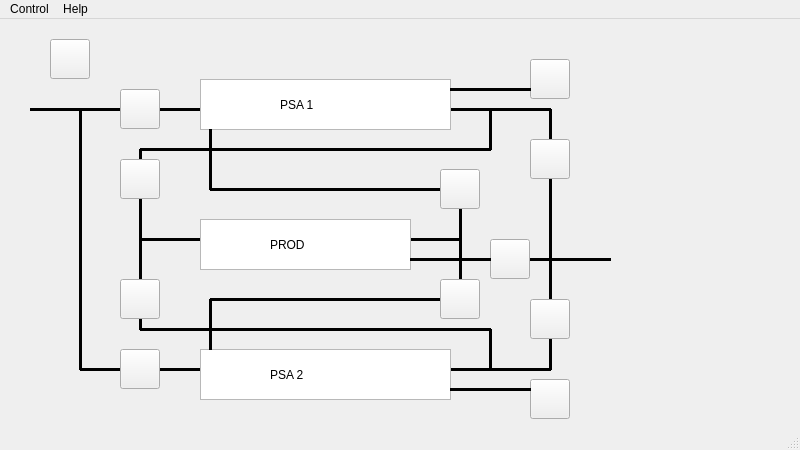
<?xml version="1.0" encoding="UTF-8"?>
<ui version="4.0">
 <class>MainWindow</class>
 <widget class="QMainWindow" name="MainWindow">
  <property name="geometry">
   <rect>
    <x>0</x>
    <y>0</y>
    <width>800</width>
    <height>450</height>
   </rect>
  </property>
  <property name="windowTitle">
   <string>MainWindow</string>
  </property>
  <property name="toolTip">
   <string>PSA1_PRO</string>
  </property>
  <widget class="QWidget" name="centralwidget">
   <widget class="QPushButton" name="BTN_PSA1_IN">
    <property name="geometry">
     <rect>
      <x>120</x>
      <y>70</y>
      <width>40</width>
      <height>40</height>
     </rect>
    </property>
    <property name="toolTip">
     <string>PSA1_IN</string>
    </property>
    <property name="text">
     <string/>
    </property>
    <property name="icon">
     <iconset>
      <normaloff>resource/valveoff.png</normaloff>
      <normalon>:/logo_valve/resource/valveon.png</normalon>resource/valveoff.png</iconset>
    </property>
    <property name="iconSize">
     <size>
      <width>32</width>
      <height>32</height>
     </size>
    </property>
    <property name="checkable">
     <bool>true</bool>
    </property>
   </widget>
   <widget class="QPushButton" name="BTN_PSA1_PRO">
    <property name="geometry">
     <rect>
      <x>120</x>
      <y>140</y>
      <width>40</width>
      <height>40</height>
     </rect>
    </property>
    <property name="toolTip">
     <string>PSA1_PRO</string>
    </property>
    <property name="icon">
     <iconset>
      <normaloff>resource/valveoff.png</normaloff>
      <normalon>:/logo_valve/resource/valveon.png</normalon>resource/valveoff.png</iconset>
    </property>
    <property name="iconSize">
     <size>
      <width>32</width>
      <height>32</height>
     </size>
    </property>
    <property name="checkable">
     <bool>true</bool>
    </property>
   </widget>
   <widget class="QPushButton" name="BTN_PSA1_BAL">
    <property name="geometry">
     <rect>
      <x>530</x>
      <y>120</y>
      <width>40</width>
      <height>40</height>
     </rect>
    </property>
    <property name="toolTip">
     <string>PSA1_BAL</string>
    </property>
    <property name="icon">
     <iconset>
      <normaloff>resource/valveoff.png</normaloff>
      <normalon>:/logo_valve/resource/valveon.png</normalon>resource/valveoff.png</iconset>
    </property>
    <property name="iconSize">
     <size>
      <width>32</width>
      <height>32</height>
     </size>
    </property>
    <property name="checkable">
     <bool>true</bool>
    </property>
   </widget>
   <widget class="QPushButton" name="BTN_PSA1_CLR">
    <property name="geometry">
     <rect>
      <x>530</x>
      <y>40</y>
      <width>40</width>
      <height>40</height>
     </rect>
    </property>
    <property name="toolTip">
     <string>PSA1_CLR</string>
    </property>
    <property name="icon">
     <iconset>
      <normaloff>resource/valveoff.png</normaloff>
      <normalon>:/logo_valve/resource/valveon.png</normalon>resource/valveoff.png</iconset>
    </property>
    <property name="iconSize">
     <size>
      <width>32</width>
      <height>32</height>
     </size>
    </property>
    <property name="checkable">
     <bool>true</bool>
    </property>
   </widget>
   <widget class="Line" name="line">
    <property name="geometry">
     <rect>
      <x>30</x>
      <y>80</y>
      <width>521</width>
      <height>20</height>
     </rect>
    </property>
    <property name="font">
     <font>
      <weight>50</weight>
      <bold>false</bold>
     </font>
    </property>
    <property name="autoFillBackground">
     <bool>false</bool>
    </property>
    <property name="frameShadow">
     <enum>QFrame::Plain</enum>
    </property>
    <property name="lineWidth">
     <number>3</number>
    </property>
    <property name="midLineWidth">
     <number>3</number>
    </property>
    <property name="orientation">
     <enum>Qt::Horizontal</enum>
    </property>
   </widget>
   <widget class="Line" name="line_2">
    <property name="geometry">
     <rect>
      <x>80</x>
      <y>340</y>
      <width>471</width>
      <height>20</height>
     </rect>
    </property>
    <property name="frameShadow">
     <enum>QFrame::Plain</enum>
    </property>
    <property name="lineWidth">
     <number>3</number>
    </property>
    <property name="orientation">
     <enum>Qt::Horizontal</enum>
    </property>
   </widget>
   <widget class="Line" name="line_3">
    <property name="geometry">
     <rect>
      <x>70</x>
      <y>90</y>
      <width>20</width>
      <height>261</height>
     </rect>
    </property>
    <property name="frameShadow">
     <enum>QFrame::Plain</enum>
    </property>
    <property name="lineWidth">
     <number>3</number>
    </property>
    <property name="orientation">
     <enum>Qt::Vertical</enum>
    </property>
   </widget>
   <widget class="Line" name="line_4">
    <property name="geometry">
     <rect>
      <x>540</x>
      <y>90</y>
      <width>20</width>
      <height>261</height>
     </rect>
    </property>
    <property name="frameShadow">
     <enum>QFrame::Plain</enum>
    </property>
    <property name="lineWidth">
     <number>3</number>
    </property>
    <property name="orientation">
     <enum>Qt::Vertical</enum>
    </property>
   </widget>
   <widget class="QPushButton" name="BTN_PSA2_IN">
    <property name="geometry">
     <rect>
      <x>120</x>
      <y>330</y>
      <width>40</width>
      <height>40</height>
     </rect>
    </property>
    <property name="toolTip">
     <string>PSA1_IN</string>
    </property>
    <property name="text">
     <string/>
    </property>
    <property name="icon">
     <iconset>
      <normaloff>resource/valveoff.png</normaloff>
      <normalon>:/logo_valve/resource/valveon.png</normalon>resource/valveoff.png</iconset>
    </property>
    <property name="iconSize">
     <size>
      <width>32</width>
      <height>32</height>
     </size>
    </property>
    <property name="checkable">
     <bool>true</bool>
    </property>
   </widget>
   <widget class="QPushButton" name="BTN_PSA2_BAL">
    <property name="geometry">
     <rect>
      <x>530</x>
      <y>280</y>
      <width>40</width>
      <height>40</height>
     </rect>
    </property>
    <property name="toolTip">
     <string>PSA1_BAL</string>
    </property>
    <property name="icon">
     <iconset>
      <normaloff>resource/valveoff.png</normaloff>
      <normalon>:/logo_valve/resource/valveon.png</normalon>resource/valveoff.png</iconset>
    </property>
    <property name="iconSize">
     <size>
      <width>32</width>
      <height>32</height>
     </size>
    </property>
    <property name="checkable">
     <bool>true</bool>
    </property>
   </widget>
   <widget class="QPushButton" name="BTN_PSA2_CLR">
    <property name="geometry">
     <rect>
      <x>530</x>
      <y>360</y>
      <width>40</width>
      <height>40</height>
     </rect>
    </property>
    <property name="toolTip">
     <string>PSA2_CLR</string>
    </property>
    <property name="icon">
     <iconset>
      <normaloff>resource/valveoff.png</normaloff>
      <normalon>:/logo_valve/resource/valveon.png</normalon>resource/valveoff.png</iconset>
    </property>
    <property name="iconSize">
     <size>
      <width>32</width>
      <height>32</height>
     </size>
    </property>
    <property name="checkable">
     <bool>true</bool>
    </property>
   </widget>
   <widget class="QPushButton" name="BTN_PSA2_PRO">
    <property name="geometry">
     <rect>
      <x>120</x>
      <y>260</y>
      <width>40</width>
      <height>40</height>
     </rect>
    </property>
    <property name="toolTip">
     <string>PSA1_PRO</string>
    </property>
    <property name="icon">
     <iconset>
      <normaloff>resource/valveoff.png</normaloff>
      <normalon>:/logo_valve/resource/valveon.png</normalon>resource/valveoff.png</iconset>
    </property>
    <property name="iconSize">
     <size>
      <width>32</width>
      <height>32</height>
     </size>
    </property>
    <property name="checkable">
     <bool>true</bool>
    </property>
   </widget>
   <widget class="Line" name="line_5">
    <property name="geometry">
     <rect>
      <x>480</x>
      <y>90</y>
      <width>20</width>
      <height>41</height>
     </rect>
    </property>
    <property name="frameShadow">
     <enum>QFrame::Plain</enum>
    </property>
    <property name="lineWidth">
     <number>3</number>
    </property>
    <property name="orientation">
     <enum>Qt::Vertical</enum>
    </property>
   </widget>
   <widget class="Line" name="line_6">
    <property name="geometry">
     <rect>
      <x>140</x>
      <y>120</y>
      <width>351</width>
      <height>20</height>
     </rect>
    </property>
    <property name="frameShadow">
     <enum>QFrame::Plain</enum>
    </property>
    <property name="lineWidth">
     <number>3</number>
    </property>
    <property name="orientation">
     <enum>Qt::Horizontal</enum>
    </property>
   </widget>
   <widget class="QGraphicsView" name="graphicsView">
    <property name="geometry">
     <rect>
      <x>200</x>
      <y>60</y>
      <width>251</width>
      <height>51</height>
     </rect>
    </property>
   </widget>
   <widget class="Line" name="line_7">
    <property name="geometry">
     <rect>
      <x>140</x>
      <y>300</y>
      <width>351</width>
      <height>20</height>
     </rect>
    </property>
    <property name="frameShadow">
     <enum>QFrame::Plain</enum>
    </property>
    <property name="lineWidth">
     <number>3</number>
    </property>
    <property name="orientation">
     <enum>Qt::Horizontal</enum>
    </property>
   </widget>
   <widget class="Line" name="line_8">
    <property name="geometry">
     <rect>
      <x>480</x>
      <y>310</y>
      <width>20</width>
      <height>41</height>
     </rect>
    </property>
    <property name="frameShadow">
     <enum>QFrame::Plain</enum>
    </property>
    <property name="lineWidth">
     <number>3</number>
    </property>
    <property name="orientation">
     <enum>Qt::Vertical</enum>
    </property>
   </widget>
   <widget class="QGraphicsView" name="graphicsView_2">
    <property name="geometry">
     <rect>
      <x>200</x>
      <y>330</y>
      <width>251</width>
      <height>51</height>
     </rect>
    </property>
   </widget>
   <widget class="Line" name="line_9">
    <property name="geometry">
     <rect>
      <x>130</x>
      <y>130</y>
      <width>20</width>
      <height>181</height>
     </rect>
    </property>
    <property name="frameShadow">
     <enum>QFrame::Plain</enum>
    </property>
    <property name="lineWidth">
     <number>3</number>
    </property>
    <property name="orientation">
     <enum>Qt::Vertical</enum>
    </property>
   </widget>
   <widget class="Line" name="line_10">
    <property name="geometry">
     <rect>
      <x>140</x>
      <y>210</y>
      <width>321</width>
      <height>20</height>
     </rect>
    </property>
    <property name="frameShadow">
     <enum>QFrame::Plain</enum>
    </property>
    <property name="lineWidth">
     <number>3</number>
    </property>
    <property name="orientation">
     <enum>Qt::Horizontal</enum>
    </property>
   </widget>
   <widget class="QGraphicsView" name="graphicsView_3">
    <property name="geometry">
     <rect>
      <x>200</x>
      <y>200</y>
      <width>211</width>
      <height>51</height>
     </rect>
    </property>
   </widget>
   <widget class="QPushButton" name="BTN_PROD_OUT">
    <property name="geometry">
     <rect>
      <x>490</x>
      <y>220</y>
      <width>40</width>
      <height>40</height>
     </rect>
    </property>
    <property name="toolTip">
     <string>PROD_OUT</string>
    </property>
    <property name="icon">
     <iconset>
      <normaloff>resource/valveoff.png</normaloff>
      <normalon>:/logo_valve/resource/valveon.png</normalon>resource/valveoff.png</iconset>
    </property>
    <property name="iconSize">
     <size>
      <width>32</width>
      <height>32</height>
     </size>
    </property>
    <property name="checkable">
     <bool>true</bool>
    </property>
   </widget>
   <widget class="QPushButton" name="BTN_PROD_PSA1">
    <property name="geometry">
     <rect>
      <x>440</x>
      <y>150</y>
      <width>40</width>
      <height>40</height>
     </rect>
    </property>
    <property name="toolTip">
     <string>PROD_PSA1</string>
    </property>
    <property name="icon">
     <iconset>
      <normaloff>resource/valveoff.png</normaloff>
      <normalon>:/logo_valve/resource/valveon.png</normalon>resource/valveoff.png</iconset>
    </property>
    <property name="iconSize">
     <size>
      <width>32</width>
      <height>32</height>
     </size>
    </property>
    <property name="checkable">
     <bool>true</bool>
    </property>
   </widget>
   <widget class="QPushButton" name="BTN_PROD_PSA2">
    <property name="geometry">
     <rect>
      <x>440</x>
      <y>260</y>
      <width>40</width>
      <height>40</height>
     </rect>
    </property>
    <property name="toolTip">
     <string>PROD_PSA2</string>
    </property>
    <property name="icon">
     <iconset>
      <normaloff>resource/valveoff.png</normaloff>
      <normalon>:/logo_valve/resource/valveon.png</normalon>resource/valveoff.png</iconset>
    </property>
    <property name="iconSize">
     <size>
      <width>32</width>
      <height>32</height>
     </size>
    </property>
    <property name="checkable">
     <bool>true</bool>
    </property>
   </widget>
   <widget class="Line" name="line_11">
    <property name="geometry">
     <rect>
      <x>450</x>
      <y>170</y>
      <width>20</width>
      <height>91</height>
     </rect>
    </property>
    <property name="frameShadow">
     <enum>QFrame::Plain</enum>
    </property>
    <property name="lineWidth">
     <number>3</number>
    </property>
    <property name="orientation">
     <enum>Qt::Vertical</enum>
    </property>
   </widget>
   <widget class="Line" name="line_12">
    <property name="geometry">
     <rect>
      <x>210</x>
      <y>160</y>
      <width>251</width>
      <height>20</height>
     </rect>
    </property>
    <property name="frameShadow">
     <enum>QFrame::Plain</enum>
    </property>
    <property name="lineWidth">
     <number>3</number>
    </property>
    <property name="orientation">
     <enum>Qt::Horizontal</enum>
    </property>
   </widget>
   <widget class="Line" name="line_13">
    <property name="geometry">
     <rect>
      <x>210</x>
      <y>270</y>
      <width>251</width>
      <height>20</height>
     </rect>
    </property>
    <property name="frameShadow">
     <enum>QFrame::Plain</enum>
    </property>
    <property name="lineWidth">
     <number>3</number>
    </property>
    <property name="orientation">
     <enum>Qt::Horizontal</enum>
    </property>
   </widget>
   <widget class="Line" name="line_14">
    <property name="geometry">
     <rect>
      <x>200</x>
      <y>110</y>
      <width>20</width>
      <height>61</height>
     </rect>
    </property>
    <property name="frameShadow">
     <enum>QFrame::Plain</enum>
    </property>
    <property name="lineWidth">
     <number>3</number>
    </property>
    <property name="orientation">
     <enum>Qt::Vertical</enum>
    </property>
   </widget>
   <widget class="Line" name="line_15">
    <property name="geometry">
     <rect>
      <x>200</x>
      <y>280</y>
      <width>20</width>
      <height>51</height>
     </rect>
    </property>
    <property name="frameShadow">
     <enum>QFrame::Plain</enum>
    </property>
    <property name="lineWidth">
     <number>3</number>
    </property>
    <property name="orientation">
     <enum>Qt::Vertical</enum>
    </property>
   </widget>
   <widget class="Line" name="line_16">
    <property name="geometry">
     <rect>
      <x>450</x>
      <y>360</y>
      <width>81</width>
      <height>20</height>
     </rect>
    </property>
    <property name="frameShadow">
     <enum>QFrame::Plain</enum>
    </property>
    <property name="lineWidth">
     <number>3</number>
    </property>
    <property name="orientation">
     <enum>Qt::Horizontal</enum>
    </property>
   </widget>
   <widget class="Line" name="line_17">
    <property name="geometry">
     <rect>
      <x>450</x>
      <y>60</y>
      <width>81</width>
      <height>20</height>
     </rect>
    </property>
    <property name="frameShadow">
     <enum>QFrame::Plain</enum>
    </property>
    <property name="lineWidth">
     <number>3</number>
    </property>
    <property name="orientation">
     <enum>Qt::Horizontal</enum>
    </property>
   </widget>
   <widget class="Line" name="line_18">
    <property name="geometry">
     <rect>
      <x>410</x>
      <y>230</y>
      <width>81</width>
      <height>20</height>
     </rect>
    </property>
    <property name="frameShadow">
     <enum>QFrame::Plain</enum>
    </property>
    <property name="lineWidth">
     <number>3</number>
    </property>
    <property name="orientation">
     <enum>Qt::Horizontal</enum>
    </property>
   </widget>
   <widget class="Line" name="line_19">
    <property name="geometry">
     <rect>
      <x>530</x>
      <y>230</y>
      <width>81</width>
      <height>20</height>
     </rect>
    </property>
    <property name="frameShadow">
     <enum>QFrame::Plain</enum>
    </property>
    <property name="lineWidth">
     <number>3</number>
    </property>
    <property name="orientation">
     <enum>Qt::Horizontal</enum>
    </property>
   </widget>
   <widget class="QLabel" name="label">
    <property name="geometry">
     <rect>
      <x>280</x>
      <y>60</y>
      <width>101</width>
      <height>51</height>
     </rect>
    </property>
    <property name="text">
     <string>PSA 1</string>
    </property>
    <property name="textFormat">
     <enum>Qt::PlainText</enum>
    </property>
   </widget>
   <widget class="QLabel" name="label_2">
    <property name="geometry">
     <rect>
      <x>270</x>
      <y>330</y>
      <width>101</width>
      <height>51</height>
     </rect>
    </property>
    <property name="text">
     <string>PSA 2</string>
    </property>
    <property name="textFormat">
     <enum>Qt::PlainText</enum>
    </property>
   </widget>
   <widget class="QLabel" name="label_3">
    <property name="geometry">
     <rect>
      <x>270</x>
      <y>200</y>
      <width>101</width>
      <height>51</height>
     </rect>
    </property>
    <property name="text">
     <string>PROD</string>
    </property>
    <property name="textFormat">
     <enum>Qt::PlainText</enum>
    </property>
   </widget>
   <widget class="QPushButton" name="BTN_COL2_IN">
    <property name="geometry">
     <rect>
      <x>50</x>
      <y>20</y>
      <width>40</width>
      <height>40</height>
     </rect>
    </property>
    <property name="toolTip">
     <string>COL2_IN</string>
    </property>
    <property name="icon">
     <iconset>
      <normaloff>resource/valveoff.png</normaloff>
      <normalon>:/logo_valve/resource/valveon.png</normalon>resource/valveoff.png</iconset>
    </property>
    <property name="iconSize">
     <size>
      <width>32</width>
      <height>32</height>
     </size>
    </property>
    <property name="checkable">
     <bool>true</bool>
    </property>
   </widget>
   <zorder>line_13</zorder>
   <zorder>line_12</zorder>
   <zorder>line_11</zorder>
   <zorder>line_9</zorder>
   <zorder>line_6</zorder>
   <zorder>line_4</zorder>
   <zorder>line</zorder>
   <zorder>BTN_PSA1_PRO</zorder>
   <zorder>BTN_PSA1_CLR</zorder>
   <zorder>line_2</zorder>
   <zorder>line_3</zorder>
   <zorder>BTN_PSA1_BAL</zorder>
   <zorder>BTN_PSA1_IN</zorder>
   <zorder>BTN_PSA2_IN</zorder>
   <zorder>BTN_PSA2_BAL</zorder>
   <zorder>BTN_PSA2_CLR</zorder>
   <zorder>BTN_PSA2_PRO</zorder>
   <zorder>line_5</zorder>
   <zorder>graphicsView</zorder>
   <zorder>line_7</zorder>
   <zorder>line_8</zorder>
   <zorder>graphicsView_2</zorder>
   <zorder>line_10</zorder>
   <zorder>graphicsView_3</zorder>
   <zorder>BTN_PROD_OUT</zorder>
   <zorder>BTN_PROD_PSA1</zorder>
   <zorder>BTN_PROD_PSA2</zorder>
   <zorder>line_14</zorder>
   <zorder>line_15</zorder>
   <zorder>line_16</zorder>
   <zorder>line_17</zorder>
   <zorder>line_18</zorder>
   <zorder>line_19</zorder>
   <zorder>label</zorder>
   <zorder>label_2</zorder>
   <zorder>label_3</zorder>
   <zorder>BTN_COL2_IN</zorder>
  </widget>
  <widget class="QMenuBar" name="menubar">
   <property name="geometry">
    <rect>
     <x>0</x>
     <y>0</y>
     <width>800</width>
     <height>18</height>
    </rect>
   </property>
   <widget class="QMenu" name="menuControl">
    <property name="title">
     <string>Control</string>
    </property>
    <widget class="QMenu" name="menuAuto">
     <property name="title">
      <string>Auto</string>
     </property>
     <addaction name="actionStart"/>
     <addaction name="actionRepeat"/>
    </widget>
    <addaction name="menuAuto"/>
    <addaction name="actionManual"/>
   </widget>
   <widget class="QMenu" name="menuHelp">
    <property name="title">
     <string>Help</string>
    </property>
    <addaction name="actionAbout"/>
   </widget>
   <addaction name="menuControl"/>
   <addaction name="menuHelp"/>
  </widget>
  <widget class="QStatusBar" name="statusbar"/>
  <action name="actionManual">
   <property name="text">
    <string>Manual</string>
   </property>
  </action>
  <action name="actionAbout">
   <property name="text">
    <string>About</string>
   </property>
  </action>
  <action name="actionStart">
   <property name="text">
    <string>Start</string>
   </property>
  </action>
  <action name="actionRepeat">
   <property name="text">
    <string>Repeat</string>
   </property>
  </action>
 </widget>
 <resources>
  <include location="res.qrc"/>
 </resources>
 <connections/>
</ui>
